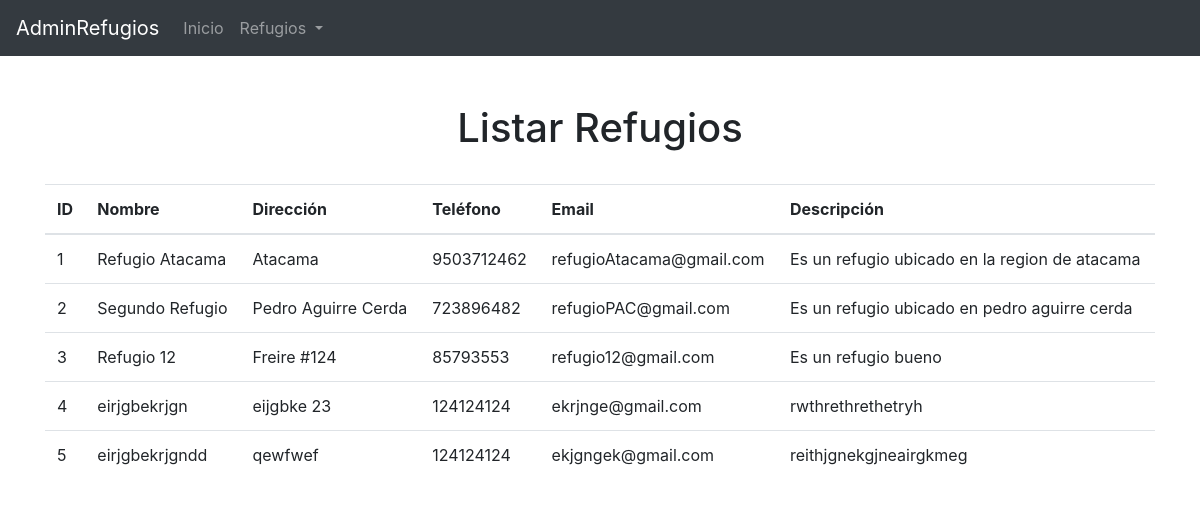
The page /Refugios/listar/ on the database as committed earlier.
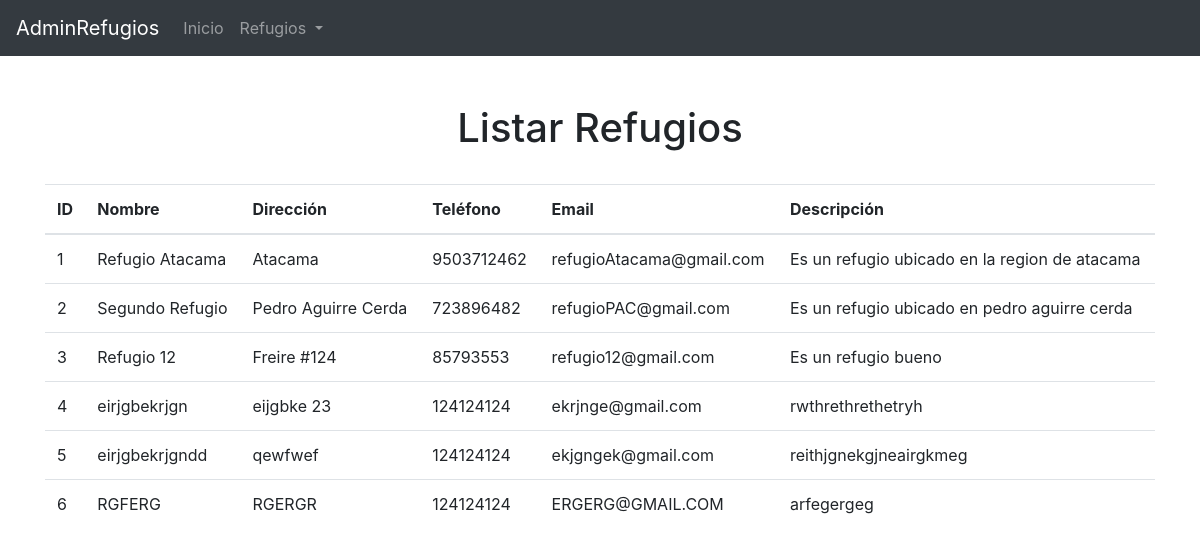
The same page on the database as committed later.
### Refugios/models.py (models this page shows, shortened)
class Refugio(models.Model):
    id_refugio = models.AutoField(primary_key=True)
    nombre = models.CharField(max_length=50)
    direccion = models.CharField(max_length=100)
    telefono = models.CharField(max_length=12)
    email = models.EmailField()
    descripcion = models.TextField()
    fecha_registro = models.DateField(auto_now_add=True)
    class Meta:
        verbose_name = "Refugio"
        verbose_name_plural = "Refugios"

### Refugios/views.py (the view)
# urls.py: path('listar/', views.listar, name='listar'),
def listar(request):
    refugios = Refugio.objects.all()
    return render(request, 'listarRefugio.html', {'refugios': refugios})

### Refugios/templates/listarRefugio.html (shortened to what this page needs)
{% extends 'base.html' %}
{% block content %}
<div class="container mt-5">
    <div class="row">
        <div class="col-md-12">
            <h1 class="text-center">Listar Refugios</h1>
        </div>
    </div>
    <br>
    <table class="table">
            <tr>
                <th>ID</th>
                <th>Nombre</th>
                <th>Dirección</th>
                <th>Teléfono</th>
                <th>Email</th>
                <th>Descripción</th>
            </tr>
        <tbody>
            {% for refugio in refugios %}
            <tr>
                <td>{{ refugio.id_refugio }}</td>
                <td>{{ refugio.nombre }}</td>
                <td>{{ refugio.direccion }}</td>
                <td>{{ refugio.telefono }}</td>
                <td>{{ refugio.email }}</td>
                <td>{{ refugio.descripcion }}</td>
            </tr>
            {% endfor %}
        </tbody>
    </table>
</div>
{% endblock %}

### Refugios/templates/base.html (shortened to what this page needs)
<!DOCTYPE html>
<html lang="es">
<head>
    <link rel="stylesheet" href="https://stackpath.bootstrapcdn.com/bootstrap/4.5.2/css/bootstrap.min.css">
    <link rel="stylesheet" href="https://stackpath.bootstrapcdn.com/font-awesome/4.7.0/css/font-awesome.min.css">
</head>
<body>
    <nav class="navbar navbar-expand-lg navbar-dark bg-dark">
        <a class="navbar-brand" href="{% url 'home' %}">AdminRefugios</a>
        <div class="collapse navbar-collapse" id="navbarNav">
            <ul class="navbar-nav">
                <li class="nav-item {% if request.path == '/' %}active{% endif %}">
                    <a class="nav-link" href="{% url 'home' %}">Inicio</a>
                </li>
                    <a class="nav-link dropdown-toggle" href="#" id="refugiosDropdown" role="button" data-toggle="dropdown" aria-haspopup="true" aria-expanded="false">
                        Refugios
                    </a>
            </ul>
        </div>
    </nav>
    {% block content %}
    {% endblock %}
</body>
</html>

Rows that differ between the two databases and show on the page:
added Refugio: id_refugio "6", nombre "RGFERG", direccion "RGERGR", telefono "124124124", email "ERGERG@GMAIL.COM", descripcion "arfegergeg"
